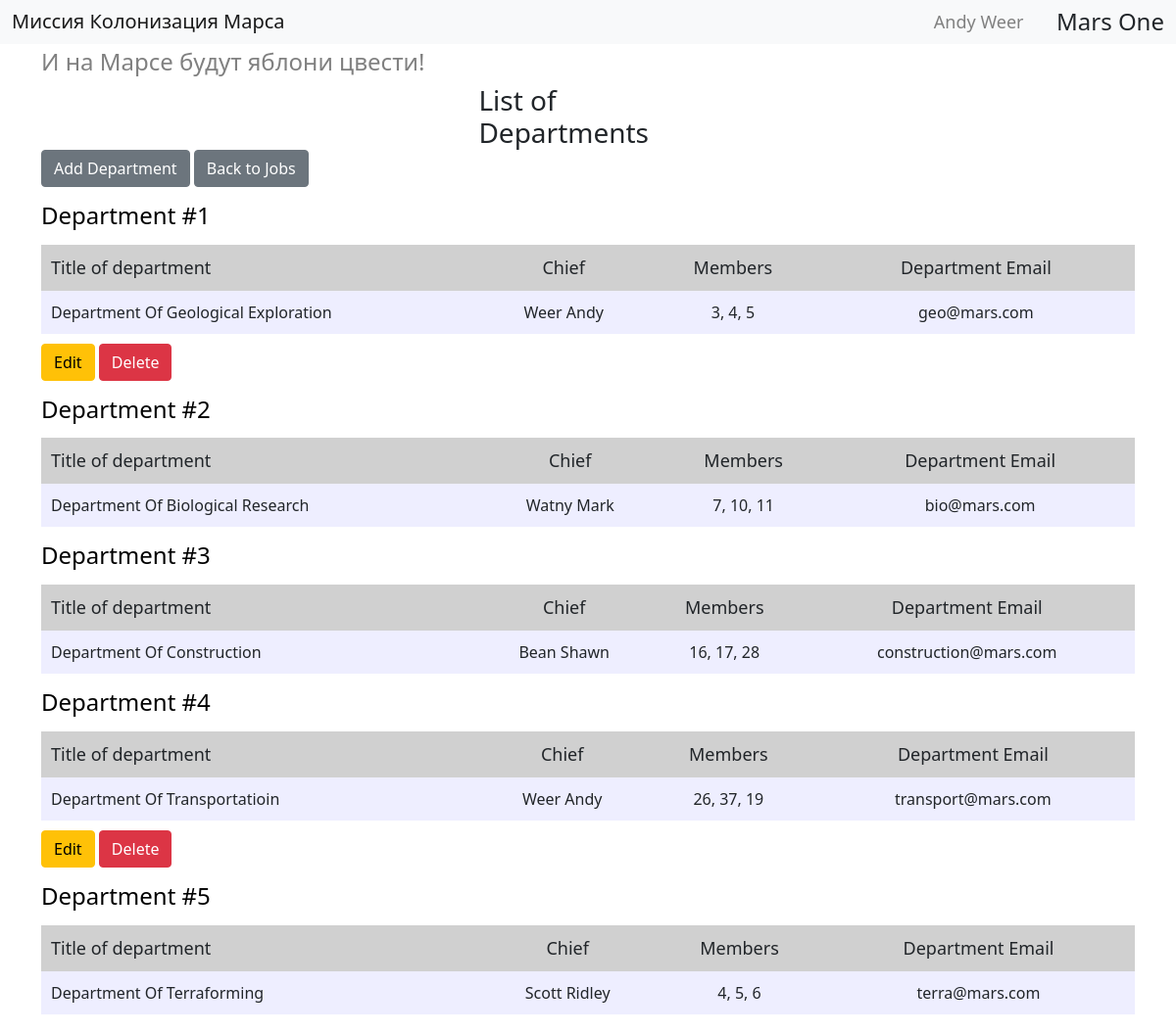
The page /departments (signed in) on the database its author committed.
### __all_models.py (models this page shows)
class User(SqlAlchemyBase, UserMixin):
    __tablename__ = 'users'
    id = Column(Integer, primary_key=True, autoincrement=True)
    surname = Column(String)
    name = Column(String)
    age = Column(Integer)
    position = Column(String)
    speciality = Column(String)
    address = Column(String)
    email = Column(String, unique=True)
    hashed_password = Column(String, default="password")
    modified_date = Column(DateTime, default=datetime.now)

class Department(SqlAlchemyBase):
    __tablename__ = "departments"
    id = Column(Integer, primary_key=True, autoincrement=True)
    title = Column(String)
    chief = Column(Integer, ForeignKey("users.id"))
    members = Column(String)
    email = Column(String)

### app.py (the view)
@app.route("/departments")
def departments():
    records = session.query(Department, User).join(User).all()
    return render_template("departments.html", title="List of Departments",
                           records=records, current_user=current_user)

### app.py (called while the page is built)
@login_manager.user_loader
def load_user(user_id):
    return session.query(User).get(user_id)

### templates/departments.html
{% extends "base.html" %}
{% block content %}
<h3 class="title">List of Departments</h3>
{% if current_user.is_authenticated %}
    <a href="{{ url_for('add_department') }}" class="btn btn-secondary">Add Department</a>
{% endif %}
<a href="{{ url_for('works_log') }}" class="btn btn-secondary">Back to Jobs</a>
{% for department, user in records %}
<a href="/department/{{ department.id }}" class="link"><h4 class="action">Department #{{ loop.index }}</h4></a>
<div class="table-wrapper">
    <table>
        <tr>
            <th>Title of department</th>
            <th>Chief</th>
            <th>Members</th>
            <th>Department Email</th>
        </tr>
            <tr>
                <td style="width: 40%;">{{ department.title }}</td>
                <td>{{ user.surname }} {{ user.name }}</td>
                <td>{{ department.members }}</td>
                <td>{{ department.email }}</td>
            </tr>
    </table>
    {% if current_user.id == 1 or current_user.id == department.chief %}
    <div class="footer-wrapper">
        <a href="/department/{{ department.id }}" class="btn btn-warning">Edit</a>
        <a href="/deldepartment/{{ department.id }}" class="btn btn-danger">Delete</a>
    </div>
    {% endif %}
</div>
{% endfor %}
{% endblock %}

### templates/base.html (shortened to what this page needs)
<!doctype html>
<html lang="en">
  <head>
    <link href="https://cdn.jsdelivr.net/npm/bootstrap@5.0.0-beta2/dist/css/bootstrap.min.css" rel="stylesheet">
    <link rel="stylesheet" type="text/css" href="{{url_for('static', filename='css/style.css')}}"/>
  </head>
  <body>
    <nav class="navbar navbar-light bg-light">
      <div class="container-fluid">
        <span><a href="/" class="navbar-brand mb-0 h1">Миссия Колонизация Марса</a></span>
        <div class="navbar-inner">
          {% if current_user.is_authenticated %}
            <a href="{{ url_for('logout') }}" class="navbar-name">{{ current_user.name }} {{ current_user.surname }}</a>
          {% else %}
          <div class="buttons-wrapper">
            <a href="{{ url_for('register') }}" class="btn btn-primary">Register</a>
            <a href="{{ url_for('login') }}" class="btn btn-success">Login</a>
          </div>
          {% endif %}
          <span class="nav-item h4 mr-10 mb-0">Mars One</span>
        </div>
      </div>
    </nav>
    <div class="container">
      <h4 class="mt-1">И на Марсе будут яблони цвести!</h4>
      {% block content %}{% endblock %}
    </div>
  </body>
</html>

### static/css/style.css (style rules this page uses)
body { padding-bottom: 20px; }
h4 { color: grey; }
.title { width: 20%; margin: 0 auto; }
.action { color: black; margin-top: 15px; }
table { width: 100%; margin-top: 15px; }
th { background-color: #d0d0d0; font-size: 18px; font-weight: normal; padding-top: 10px; padding-bottom: 10px; text-align: center; }
th:first-child { text-align-last: left; padding-left: 10px; }
td { background-color: #eeeeff; padding-top: 10px; padding-bottom: 10px; text-align: center; text-transform: capitalize; }
td:first-child { text-align-last: left; padding-left: 10px; }
td:last-child { text-transform: none; }
.navbar-inner { display: flex; width: 20%; justify-content: space-between; align-items: center; }
.navbar-name { text-decoration: none; margin: 0; color: #808080; font-size: 18px; transition: all .1s; }
.link { text-decoration: none; }
.footer-wrapper { margin-top: 10px; }

### rows shown on the page
User: name "Andy", surname "Weer"
Department: title "Department Of Geological Exploration", surname "Weer", name "Andy", members "3, 4, 5", email "geo@mars.com"
Department: title "Department Of Biological Research", surname "Watny", name "Mark", members "7, 10, 11", email "bio@mars.com"
Department: title "Department Of Construction", surname "Bean", name "Shawn", members "16, 17, 28", email "construction@mars.com"
Department: title "Department Of Transportatioin", surname "Weer", name "Andy", members "26, 37, 19", email "transport@mars.com"
Department: title "Department Of Terraforming", surname "Scott", name "Ridley", members "4, 5, 6", email "terra@mars.com"
